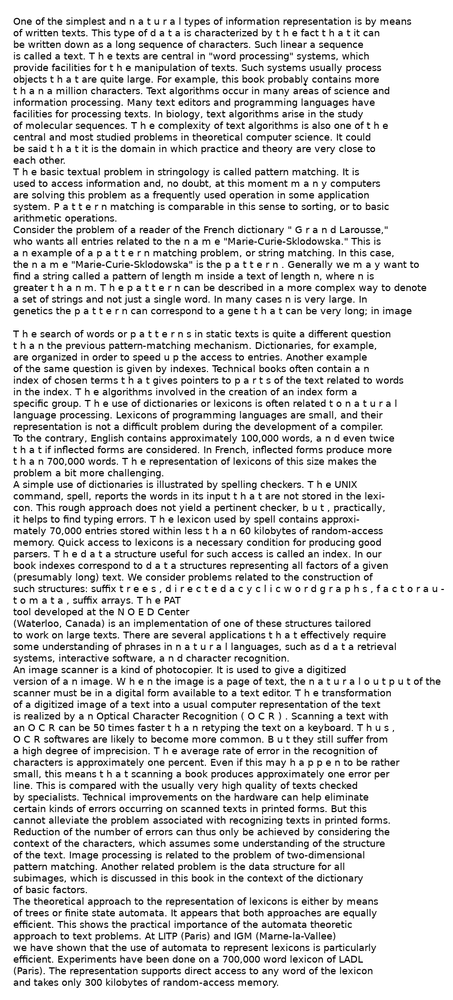
#> input picture Wzorce2d/haystack.png, 453 x 1000 px, shrunk from 860 x 1900 before the run
$ jupyter execute --allow-errors DenkowskiLab5.ipynb   (shell and % lines are left out)
#> lines starting #> are read from the running program, lines starting #| are printed output that depends on the picture
# Laboratorium 5
### Przeszukiwanie wzorca 2d

### 1. Zaimplementuj algorytm wyszukiwania wzorca 2-wymiarowego

[cell 1]
class Node(object):
    ix=0
    def __init__(self):
        self.next = {}
        self.fail = None
        self.ends = -1
        self.ix = Node.ix
        Node.ix += 1


    def prin(self, indent=0):
        print("%s%d %s%s"%(' '*indent, self.ix, self.next.keys(), '' if self.ends==-1 else '-'+str(self.ends)))
        if self.fail is not None:
            print("fail ", self.fail.ix)
        for kid in self.next:
            print(kid)
            self.next[kid].prin(indent+1)


class Aho(object):
    def __init__(self):
        Node.ix = 0
        self.__root = Node()
        self.__cols = []
        self.__wid = 0
        self.__hei = 0


    def add2dPattern(self, pattern):
        self.__wid = len(pattern[0])
        self.__hei = len(pattern)
        for i in range(len(pattern[0])):
            tmp = self.__root
            for j in range(len(pattern)):
                tmp = tmp.next.setdefault(pattern[j][i], Node())
            tmp.ends=i if tmp.ends==-1 else tmp.ends
            self.__cols.append(tmp.ends)


    def make(self):
        tmpQueue = list()
        tmpQueue.append(self.__root)
        while len(tmpQueue) > 0:
            temp = tmpQueue.pop()
            p = None
            for k, v in temp.next.items():
                if temp == self.__root:
                    temp.next[k].fail = self.__root
                else:
                    p = temp.fail
                    while p is not None:
                        if k in p.next:
                            temp.next[k].fail = p.next[k]
                            break
                        p = p.fail
                    if p is None:
                        temp.next[k].fail = self.__root
                tmpQueue.append(temp.next[k])


    def fill2d(self, text):
        res = [[0 for i in range(len(text[0]))] for j in range(len(text))]
        for i in range(len(text[0])):
            cur = self.__root
            for j in range(len(text)):
                if text[j][i] not in cur.next:
                    while cur is not self.__root and text[j][i] not in cur.next:
                        cur = cur.fail
                    if text[j][i] in cur.next:
                        cur = cur.next[text[j][i]]
                else:
                    cur = cur.next[text[j][i]]
                res[j][i] = cur.ends
        return res


    def __find(self, text, le):
        res = []
        for i in range(len(text)):
            cur = self.__root
            for j in range(len(text[0])):
                if text[i][j] not in cur.next:
                    while cur is not self.__root and text[i][j] not in cur.next:
                        cur = cur.fail
                    if text[i][j] in cur.next:
                        cur = cur.next[text[i][j]]
                else:
                    cur = cur.next[text[i][j]]
                if cur.ends != -1:
                    res.append((i, j))
        return res


    def find(self, text):
        res = self.fill2d(text)
        tmp = Aho()
        pat = [[i] for i in self.__cols]
#         print(pat)
        tmp.add2dPattern(pat)
        tmp.make()
#         tmp.prin()
        wyn = tmp.__find(res, len(self.__cols))
        tot = []
        for x, y in wyn:
            tot.append((x-self.__hei+1, y-self.__wid+1))
        return tot


    def prin(self):
        print(self.__cols)
        self.__root.prin()

[cell 2]
ah = Aho()
ah.add2dPattern(["abcabc","abcacc","abcade"])
ah.make()
# ah.prin()
txt=["pabcasdt","gabcabcx","gabcaccz","gabcadeh","uikmnryt"]
res = ah.fill2d(txt)

[cell 3]
print('\n'.join(txt))
res

[cell 4]
ah.find(txt)

### 2. Znajdź w załączonym pliku "haystack.txt" wszyskie sytuacje, gdy taka sama litera występuje na tej samej pozycji w dwóch kolejnych linijkach. Zwróć uwagę, na nierówną długość linii w pliku.

[cell 5]
def find2chars(simple=True):
    with open("haystack.txt", 'r') as file:
        lines = file.readlines()
        res=[]
        if simple:
            for i in range(len(lines)-1):
                for j in range(min(len(lines[i]), len(lines[i+1]))):
                    if ((lines[i][j]>='a' and lines[i][j]<='z') or (lines[i][j]>='A' and lines[i][j]<='Z')) and\
                                lines[i][j]==lines[i+1][j]:
                        res.append(((i,j),(i+1, j)))
            print(len(res))
            f=True
            for a, b in res:
                if lines[a[0]][a[1]] != lines[b[0]][b[1]]:
                    f=False
                    print((a,b), lines[a[0]][a[1]], lines[b[0]][b[1]])
            if f:
                print("OK")
            else:
                print("Not OK")
        else:
            maks=0
            for i in range(len(lines)):
                maks=max(maks, len(lines[i]))
            for i in range(len(lines)):
                lines[i]+='#'*(maks-len(lines[i]))

            small = [chr(x) for x in range(ord('a'), ord('z') + 1)]
            great = [chr(x) for x in range(ord('A'), ord('Z') + 1)]

            for char in small+great:
                ah = Aho()
                ah.add2dPattern([[char], [char]])
                ah.make()
                res += ah.find(lines)

            print(len(res))
            f=True
            for a, b in res:
                if lines[a][b] != lines[a+1][b]:
                    f=False
                    print(((a,b), (a+1,b)), lines[a][b], lines[a+1][b])

            if f:
                print("OK")
            else:
                print("Not OK")

#> (a cell that did not finish here is left out)


#> (a cell that did not finish here is left out)


### 3. Znajdź wszystkie wystąpienia "th" oraz "t h" w dwóch kolejnych liniach na tej samej pozycji.

[cell 8]
def findth():
    with open("haystack.txt", 'r') as file:
        lines = file.readlines()
        res=[]
        maks=0
        for i in range(len(lines)):
            maks=max(maks, len(lines[i]))
        for i in range(len(lines)):
            lines[i]+='#'*(maks-len(lines[i]))

        ah = Aho()
        ah.add2dPattern(['th', 'th'])
        ah.make()
        res += ah.find(lines)

        ah = Aho()
        ah.add2dPattern(['t h', 't h'])
        ah.make()
        res += ah.find(lines)

        print(len(res))
        print(res)

#> (a cell that did not finish here is left out)

### 4. Wybierz przynajmniej 4 litery (małe). Znajdź wszystkie wystąpienia tej litery w załączonym pliku "haystack.png"

[cell 10]
def find4lettxt(letters=['x','q','y','v']):
    with open("haystack.txt", 'r') as file:
#         lines = base64.b64encode(file.read())
        lines = file.readlines()
        tot=[]
        maks=0
#         print(lines)
#         return
        for i in range(len(lines)):
            maks=max(maks, len(lines[i]))
        for i in range(len(lines)):
            lines[i]+='#'*(maks-len(lines[i]))

        for char in letters:
            res = []
            ah = Aho()
            ah.add2dPattern([char])
            ah.make()
            res += ah.find(lines)
            tot += res
            print(char, len(res), res)
        print(len(tot), tot)

#> (a cell that did not finish here is left out)

[cell 12]
import base64

[cell 13]
def find4letpng(letters=['x','q','y','v']):
    with open("haystack.png", 'br') as file:
        lines = base64.b64encode(file.read())
#         lines = file.readlines()
        tot=[]
        maks=0
# [4 lines of commented-out code are left out]

        for char in letters:
            res = []
            ah = Aho()
            ah.add2dPattern([char])
            ah.make()
            res += ah.find([lines])
            tot += res
            print(char, len(res), res)
        print(len(tot), tot)

[cell 14]
find4letpng()

[cell 15]
from PIL import Image
import numpy as np

[cell 16]
def find4letpngobrazek(letters=['x', 'q', 'y', 'v']):
    img = Image.open('haystack.png')
#> img is the input picture: PIL image 453x1000 RGBA; mean R, G, B, A 220.7, 220.7, 220.7, 255
    img = img.convert('1')
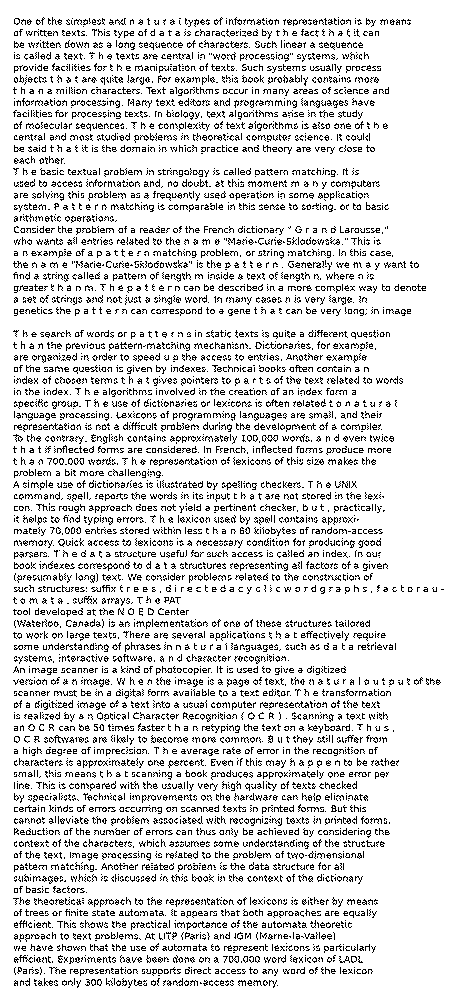
#> img: PIL image 453x1000 1; 86.3% white; black in thin lines or dots
    haystack = np.array(img).tolist()
#> haystack = 1000 items
    for letter in letters:
        res = []
        let = Image.open(letter+'.png').convert('1')
        let = np.array(let).tolist()
        ah = Aho()
        ah.add2dPattern(let)
        ah.make()
        res += ah.find(haystack)
        print(letter, len(res), res)

#> (a cell that did not finish here is left out)

Niestety nie znajduje wszystkich możliwości, prawdopodobnie jest to spowodowane nienajlepiej wyciętymi obrazkami(chciałem zostawić białą otoczkę pixeli dookoła całego znaku), możliwe że znaki z przodu, tyłu u góry lub u dołu, mogą nachodzić na fragment i stąd wynikają niezgodności.

#> (a cell that did not finish here is left out)

W niektórych przypadkach obcięcie obwódki nie zaszkodziło, a nawet pomogło, jednak z jakiegoś powodu przy x przeszkodziło, może to być spowodowane modyfikacją i uszkodzeniem pliku podczas obróki w programie graficznym.

### 5. Znajdź wszystkie wystąpienia słowa "p a t t e r n" w haystack.png.

[cell 19]
def findpattxt(pattern=['p a t t e r n']):
    with open("haystack.txt", 'r') as file:
        lines = file.readlines()
        res=[]
        maks=0
        for i in range(len(lines)):
            maks=max(maks, len(lines[i]))
        for i in range(len(lines)):
            lines[i]+='#'*(maks-len(lines[i]))

        ah = Aho()
        ah.add2dPattern(pattern)
        ah.make()
        res += ah.find(lines)
        print(len(res), res)

#> (a cell that did not finish here is left out)

[cell 21]
def findpatpng(pattern=['p a t t e r n']):
    with open("haystack.png", 'rb') as file:
        lines = base64.b64encode(file.read())
#         lines = file.readlines()
        res=[]
        maks=0

        ah = Aho()
        ah.add2dPattern(pattern)
        ah.make()
        res += ah.find([lines])
#> res = []
        print(len(res), res)
#| 0 []

[cell 22]
findpatpng()

[cell 23]
def find4patpngobrazek(file='pattern'):
    img = Image.open('haystack.png')
    img = img.convert('1')
    haystack = np.array(img).tolist()
    res = []
    let = Image.open(file+'.png').convert('1')
    let = np.array(let).tolist()
    ah = Aho()
    ah.add2dPattern(let)
    ah.make()
    res += ah.find(haystack)
    print(file, len(res), res)

#> (a cell that did not finish here is left out)

#> in find4patpngobrazek, `haystack = np.array(img).tolist()`: haystack = 1000 items

Niestety nie znajduje wszystkich możliwości, prawdopodobnie jest to spowodowane nienajlepiej wyciętymi obrazkami(chciałem zostawić białą otoczkę pixeli dookoła całego 'p a t t e r n'), możliwe że znaki z przodu, tyłu u góry lub u dołu, mogą nachodzić na fragment i stąd wynikają niezgodności.

#> (a cell that did not finish here is left out)
